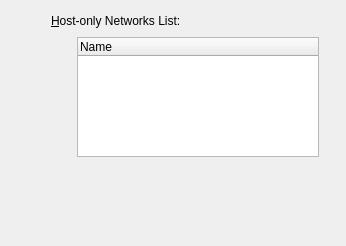
<ui version="4.0" >
 <comment>
 VBox frontends: Qt4 GUI ("VirtualBox"):

 Copyright (C) 2009 Sun Microsystems, Inc.

 This file is part of VirtualBox Open Source Edition (OSE), as
 available from http://www.virtualbox.org. This file is free software;
 you can redistribute it and/or modify it under the terms of the GNU
 General Public License (GPL) as published by the Free Software
 Foundation, in version 2 as it comes in the "COPYING" file of the
 VirtualBox OSE distribution. VirtualBox OSE is distributed in the
 hope that it will be useful, but WITHOUT ANY WARRANTY of any kind.

 Please contact Sun Microsystems, Inc., 4150 Network Circle, Santa
 Clara, CA 95054 USA or visit http://www.sun.com if you need
 additional information or have any questions.
 </comment>
 <class>VBoxGLSettingsNetwork</class>
 <widget class="QWidget" name="VBoxGLSettingsNetwork" >
  <property name="geometry" >
   <rect>
    <x>0</x>
    <y>0</y>
    <width>346</width>
    <height>246</height>
   </rect>
  </property>
  <layout class="QGridLayout" >
   <item row="0" column="0" >
    <spacer>
     <property name="orientation" >
      <enum>Qt::Horizontal</enum>
     </property>
     <property name="sizeType" >
      <enum>QSizePolicy::Fixed</enum>
     </property>
     <property name="sizeHint" >
      <size>
       <width>40</width>
       <height>20</height>
      </size>
     </property>
    </spacer>
   </item>
   <item row="0" column="1" colspan="3" >
    <widget class="QLabel" name="mLbPageName" >
     <property name="text" >
      <string>&amp;Host-only Networks List:</string>
     </property>
     <property name="buddy" >
      <cstring>mTwInterfaces</cstring>
     </property>
    </widget>
   </item>
   <item row="1" column="1" rowspan="2" >
    <spacer>
     <property name="orientation" >
      <enum>Qt::Horizontal</enum>
     </property>
     <property name="sizeType" >
      <enum>QSizePolicy::Fixed</enum>
     </property>
     <property name="sizeHint" >
      <size>
       <width>20</width>
       <height>10</height>
      </size>
     </property>
    </spacer>
   </item>
   <item row="1" column="2" rowspan="2" >
    <widget class="QTreeWidget" name="mTwInterfaces" >
     <property name="rootIsDecorated" >
      <bool>false</bool>
     </property>
     <property name="sizePolicy" >
      <sizepolicy vsizetype="Fixed" hsizetype="Expanding" >
       <horstretch>0</horstretch>
       <verstretch>0</verstretch>
      </sizepolicy>
     </property>
     <property name="minimumSize" >
      <size>
       <width>0</width>
       <height>120</height>
      </size>
     </property>
     <property name="maximumSize" >
      <size>
       <width>16777215</width>
       <height>120</height>
      </size>
     </property>
     <property name="whatsThis" >
      <string>Lists all available host-only networks.</string>
     </property>
     <column>
      <property name="text" >
       <string>Name</string>
      </property>
     </column>
    </widget>
   </item>
   <item row="1" column="3" >
    <widget class="VBoxToolBar" name="mTbActions" >
     <property name="orientation" >
      <enum>Qt::Horizontal</enum>
     </property>
    </widget>
   </item>
   <item row="2" column="3" rowspan="1" >
    <spacer>
     <property name="orientation" >
      <enum>Qt::Vertical</enum>
     </property>
     <property name="sizeType" >
      <enum>QSizePolicy::Minimum</enum>
     </property>
     <property name="sizeHint" >
      <size>
       <width>10</width>
       <height>0</height>
      </size>
     </property>
    </spacer>
   </item>
   <item row="3" column="2" >
    <widget class="QLabel" name="mLbInfo" >
     <property name="sizePolicy" >
      <sizepolicy vsizetype="Expanding" hsizetype="Expanding" >
       <horstretch>0</horstretch>
       <verstretch>1</verstretch>
      </sizepolicy>
     </property>
     <property name="alignment" >
      <set>Qt::AlignLeft|Qt::AlignTop</set>
     </property>
     <property name="wordWrap" >
      <bool>true</bool>
     </property>
    </widget>
   </item>
  </layout>
 </widget>
 <customwidgets>
  <customwidget>
   <class>VBoxToolBar</class>
   <extends>QToolBar</extends>
   <header>VBoxToolBar.h</header>
  </customwidget>
 </customwidgets>
 <resources/>
 <connections/>
</ui>
